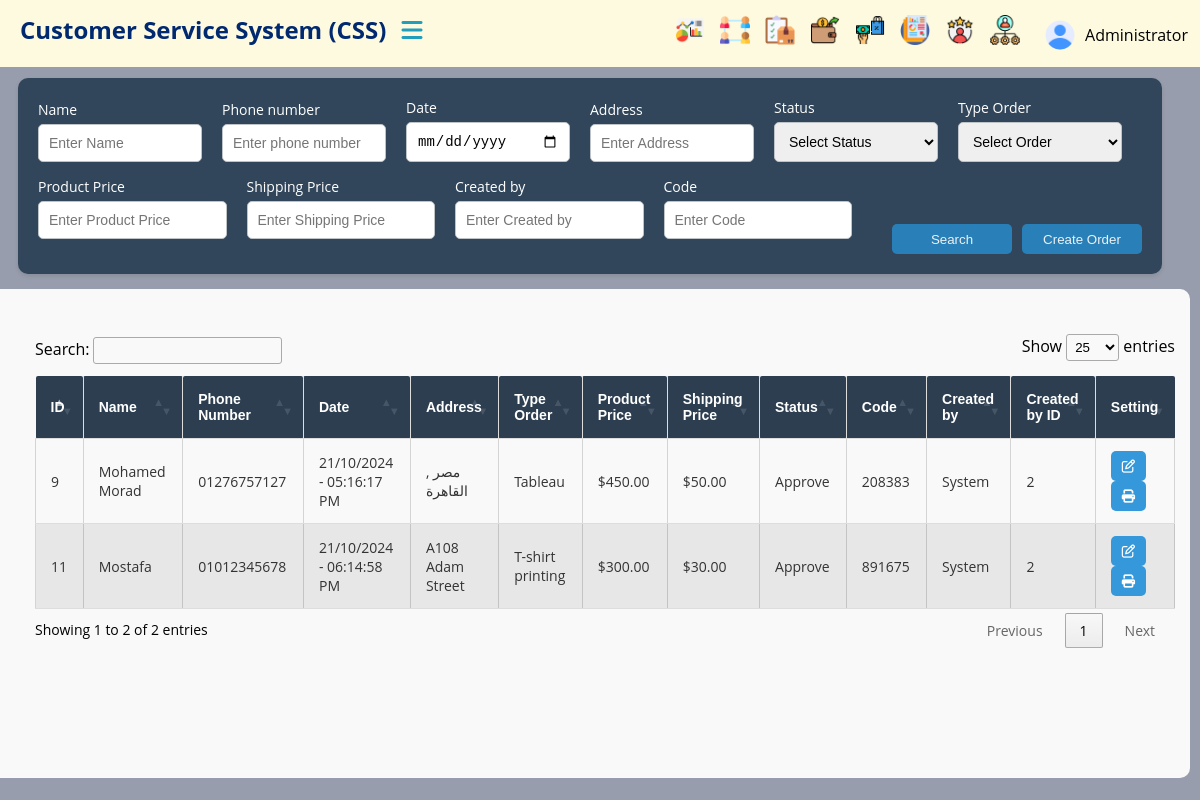
Page /finances/total_sales/ (signed in) on the committed database.
### orders/models.py (models this page shows, shortened)
class Order(models.Model):
    STATUS_CHOICES = [
        ('request', 'Request'),
        ('pending', 'Pending'),
        ('approve', 'Approve'),
        ('cancel', 'Cancel'),
    ]
    ORDER_CHOICES = [
        ('Mug', 'Mug'),
        ('Magic Mug', 'Magic Mug'),
        ('T-shirt printing', 'T-shirt printing'),
        ('Tableau', 'Tableau'),
        ('Sticker', 'Sticker'),
    ]
    name = models.CharField(max_length=255 , null=False)
    phone_number = models.CharField(max_length=15)
    address = models.CharField(max_length=255)
    status = models.CharField(max_length=10, choices=STATUS_CHOICES)
    order_type = models.CharField(max_length=50, choices=ORDER_CHOICES)
    product_price = models.DecimalField(max_digits=10, decimal_places=2)
    shipping_price = models.DecimalField(max_digits=10, decimal_places=2)
    screenshot = models.ImageField(upload_to=get_customer_image_upload_to)
    created_at = models.DateTimeField(auto_now_add=True)
    created_by = models.ForeignKey(User, on_delete=models.SET_NULL, null=True, blank=True)
    code = models.TextField(max_length=6, unique=True, blank=True)
    notes = models.TextField(blank=True)
    class Meta:
        ordering =['-created_at']

### finances/views.py (the view)
# urls.py: path('total_sales/', views.total_sales, name='total_sales'),
@login_required(login_url='login')
def total_sales(request):
    approved_orders = Order.objects.filter(status='Approve').order_by('-created_at')
    return render(request , 'pages/total_sales.html' ,{'Order': approved_orders})

### templates/pages/total_sales.html (shortened to what this page needs)
{% extends 'base_tables.html' %}
{% load static %}
{% block content %}
<div class="content" id="mainContent">
        <form method="GET" action="{% url 'search_orders' %}">
            <section class="search-filter">
                <div class="filter-item">
                    <label for="name">Name </label>
                    <input type="text" id="name" name="name" placeholder="Enter Name">
                </div>
                <div class="filter-item">
                    <label for="phone_number">Phone number</label>
                    <input type="text" id="phone_number" name="phone_number" placeholder="Enter phone number">
                </div>
                <div class="filter-item">
                    <label for="date">Date</label>
                    <input type="date" name="date" id="date">
                </div>
                <div class="filter-item">
                    <label for="address">Address </label>
                    <input type="text" id="address" name="address" placeholder="Enter Address ">
                </div>
                <div class="filter-item">
                    <label for="status">Status</label>
                    <select id="status" name="status">
                        <option value="">Select Status</option>
                    </select>
                </div>
                <div class="filter-item">
                    <label for="order_type">Type Order</label>
                    <select id="order_type" name="order_type">
                        <option value="">Select Order</option>
                    </select>
                </div>
                <div class="filter-item">
                    <label for="product_price">Product Price</label>
                    <input type="number" id="product_price" name="product_price" placeholder="Enter Product Price ">
                </div>
                <div class="filter-item">
                    <label for="shipping_price">Shipping Price</label>
                    <input type="number" id="shipping_price" name="shipping_price" placeholder="Enter Shipping Price ">
                </div>
                <div class="filter-item">
                    <label for="created_by">Created by</label>
                    <input type="text" id="created_by" name="created_by" placeholder="Enter Created by">
                </div>
                <div class="filter-item">
                    <label for="code">Code</label>
                    <input type="text" id="code" name="code" placeholder="Enter Code">
                </div>
                <div class="filter-actions">
                    <button type="submit" class="btn search-btn">Search</button>
                    <a href="{% url 'create_order' %}"><button type="button" class="btn add-unit-btn">Create Order</button></a>
                </div>
            </section>
        </form>
        <div class="table-container">
            <section class="table">
            <table id="example" class="cell-border" style="width:100%">
                    <thead>
                        <tr>
                            <th> ID </th>
                            <th>Name</th>
                            <th>Phone Number</th>
                            <th>Date</th>
                            <th>Address</th>
                            <th>Type Order</th>
                            <th>Product Price</th>
                            <th>Shipping Price</th>
                            <th>Status</th>
                            <th>Code</th>
                            <th>Created by</th>
                            <th>Created by ID</th>
                            <th>Setting</th>
                        </tr>
                    </thead>
                    <tbody>
                    {% for orders in Order %}
                        <tr>
                                <td>{{ orders.id }}</td>
                                <td>{{ orders.name }}</td>
                                <td>{{ orders.phone_number }}</td>
                                <td>{{ orders.created_at|date:"d/m/Y - h:i:s A" }}</td>
                                <td>{{ orders.address }}</td>
                                <td>{{ orders.order_type }}</td>
                                <td>${{ orders.product_price }}</td>
                                <td>${{ orders.shipping_price }}</td>
                                <td>{{ orders.status }}</td>
                                <td>{{ orders.code }}</td>
                                <td>{{ orders.created_by.username }}</td>
                                <td>{{ orders.created_by.id }}</td>
                                <td>
                                <a href="{% url 'update_order_finances' orders.id%}">
                                    <button><i class="fa-regular fa-pen-to-square"></i></button>
                                </a>
                                <a href="{% url 'order_detail' orders.id %}">
                                    <button><i class="fa-solid fa-print"></i></button>
                                </a>
                            </td>
                        </tr>
                        {% empty %}
                        <tr>
                            <td colspan="11">No orders found.</td>
                        </tr>
                    {% endfor %}
                    </tbody>
                </table>
            </section>
        </div>
</div>
{%  endblock %}

### templates/parts/navbar.html (shortened to what this page needs)
{% load static %}
<header id="header">
    <nav class="navbar">
        <div class="logo-item">
            <a href="{% url 'home' %}" class="logo">Customer Service System  (CSS)</a>
            <div class="topbar">
                <div class="toggle" onclick="toggleSidebar()">
                    <i class="fa-solid fa-bars"></i>
                </div>
            </div>
        </div>
        <div class="link-item">
            <ul class="navbar-nav">
                <li class="header-item">
                    <a href="{% url 'dashboard' %}" class="header-link">
                        <img src="{% static 'Images/Dashboard.png' %}" class="icon" alt="Dashboard">
                    </a>
                </li>
                <li class="header-item">
                    <a href="{% url 'customers' %}" class="header-link">
                        <img src="{% static 'Images/social-network.png' %}" class="icon" alt="Customers">
                    </a>
                </li>
                <li class="header-item">
                    <a href="{% url 'orders'%}" class="header-link">
                        <img src="{% static 'Images/checklist.png' %}" class="icon" alt="Orders">
                    </a>
                </li>
                <li class="header-item">
                    <a href="{% url 'expenses' %}" class="header-link">
                        <img src="{% static 'Images/spending.png' %}" class="icon" alt="Expenses">
                    </a>
                </li>
                <li class="header-item">
                    <a href="{% url 'total_sales' %}" class="header-link">
                        <img src="{% static 'Images/buy.png' %}" class="icon" alt="Sales">
                    </a>
                </li>
                <li class="header-item">
                    <a href="#" class="header-link">
                        <img src="{% static 'Images/report.png' %}" class="icon" alt="Reports">
                    </a>
                </li>
                <li class="header-item">
                    <a href="{%url 'reviews'%}" class="header-link">
                        <img src="{% static 'Images/review.png' %}" class="icon" alt="Review">
                    </a>
                </li>
                {% if request.user.is_staff or is_admin %}
                <li class="header-item">
                    <a href="#" class="header-link">
                        <img src="{% static 'Images/managing.png' %}" class="icon" alt="Account Management">
                    </a>
                </li>
                {% endif %}
                <li class="header-item dropdown">
                    <a href="#" class="dropdown-toggle">
                        {% if user.profile_picture %}
                            <img src="{{ user.profile_picture.url }}" alt="Profile Picture" class="profile-icon">
                        {% else %}
                            <img src="{% static 'Images/user.png' %}" alt="Default Profile Picture" class="profile-icon">
                        {% endif %}
                        {{ user.get_full_name|default:user.username }}
                    </a>
                </li>
            </ul>
        </div>
    </nav>
</header>

### src/static/css/style.css (style rules this page uses)
body, html { margin: 0; padding: 0; box-sizing: border-box; font-family: 'Open Sans', sans-serif; background-color: #979dac; }
#header { background-color: #FEFAE0; width: 100%; height: 37px; position: fixed; top: 0; left: 0; padding: 15px 20px; z-index: 1000; }
.navbar { display: flex; justify-content: space-between; align-items: center; }
.logo-item { width: 60%; display: flex; align-items: center; }
.link-item { width: 31%; }
.logo { color: #012970; font-size: 24px; font-weight: bold; text-decoration: none; }
.topbar { margin-left: 20px; }
.toggle { cursor: pointer; color: #219EBC; font-size: 24px; }
.link-item { display: flex; align-items: center; }
.navbar-nav { display: flex; list-style: none; margin: 0; padding: 0; }
.header-item { margin-left: 15px; }
.header-link { display: flex; align-items: center; text-decoration: none; color: #fff; }
.header-link .icon { width: 30px; height: 30px; }
.header-item.dropdown { position: relative; }
.dropdown-toggle { display: flex; align-items: center; cursor: pointer; text-decoration: none; color: #000000; padding: 5px 10px; border-radius: 5px; }
.profile-icon { width: 30px; height: 30px; border-radius: 50%; margin-right: 10px; }
.content { width: 85%; position: fixed; right: 0; top: 68px; transition: width 0.3s ease; padding: 10px; height: calc(100% - 68px); overflow: auto; }
@media (min-width: 915px) and (max-width: 1366px) { .logo-item { margin-top: -12px; width: 40%; } }
@media (min-width: 915px) and (max-width: 1366px) { .topbar { margin-left: 15px; } }
@media (min-width: 915px) and (max-width: 1366px) { .link-item { width: 40%; margin-right: 80px; } }

### src/static/css/tables.css (style rules this page uses)
.search-filter { display: flex; flex-wrap: wrap; justify-content: space-between; align-items: flex-end; background-color:#32465b; padding: 20px; border-radius: 10px; box-shadow: 0 2px 4px rgba(0, 0, 0, 0.1); width: 92%; margin: auto; }
.filter-item { display: flex; flex-direction: column; margin-bottom: 15px; flex: 1; margin-right: 10px; }
.filter-item label { margin-bottom: 5px; font-size: 14px; color: #ffffff; }
.filter-item input, .filter-item select { padding: 10px; border-radius: 5px; border: 1px solid #bdc3c7; font-size: 14px; outline: none; color: black; }
.filter-actions { display: flex; align-items: center; flex: 1; margin-left: 10px; justify-content: flex-end; }
button { border: none; cursor: pointer; background-color: #2980b9; color: #fff; border-radius: 5px; transition: 0.5s; width: 35px; height: 30px; }
button { background-color: #3498db; }
.filter-actions .btn { width: 120px; height: 30px; border: none; border-radius: 5px; background-color: #2980b9; color: #ecf0f1; cursor: pointer; margin-left: 10px; }
.search-filter .filter-item { margin-right: 20px; min-width: 150px; }
img { width: 25px; height: 25px; }
.table-container { overflow-x: auto; background-color: #f9f9f9; margin-top: 15px; border-radius: 10px; }
.table { margin-top: 25px; width: 95%; height: 75%; margin-left: 25px ; margin-bottom: 100px; padding: 20px; border-radius: 8px; border-collapse: collapse; }
#example { width: 100%; border-collapse: collapse; }
#example th, #example td { padding: 12px 15px; text-align: left; border-bottom: 1px solid #ddd; text-align: left; }
#example th { background-color: #2C3E50; color: white; position: relative; font-family: 'Arial', sans-serif; font-size: 14px; font-weight: bold; padding: 15px 15px; border-right: 1px solid #ddd; border-radius: 2px; }
#example th:last-child { border-right: none; }
#example tr:nth-child(even) { background-color: #dddddd9b; }
#example td { color: #333; font-size: 14px; }
#example th.sorting:before, #example th.sorting_asc:before, #example th.sorting_desc:before { font-family: FontAwesome; padding-right: 8px; color: #ffffff; }

### rows in the picture
Order: id "11", name "Mostafa", phone_number "01012345678", created_at "21/10/2024 - 06:14:58 PM", address "A108 Adam Street", order_type "T-shirt printing", product_price "300.00", shipping_price "30.00", status "Approve", code "891675", created_by.username "System", created_by.id "2"
Order: id "9", name "Mohamed Morad", phone_number "01276757127", created_at "21/10/2024 - 05:16:17 PM", address "مصر , القاهرة", order_type "Tableau", product_price "450.00", shipping_price "50.00", status "Approve", code "208383", created_by.username "System", created_by.id "2"

### other values in the picture
{{ user.get_full_name|default:user.username }} "Administrator"
